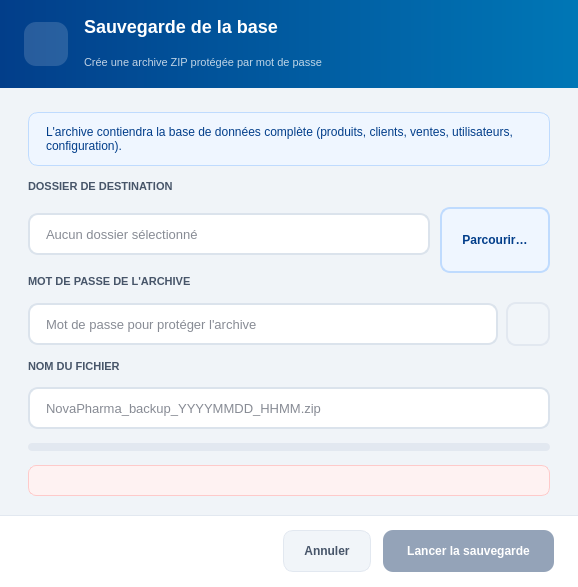
<?xml version="1.0" encoding="UTF-8"?>
<ui version="4.0">
 <class>Setting_save</class>
 <widget class="QDialog" name="Setting_save">
  <property name="geometry">
   <rect>
    <x>0</x>
    <y>0</y>
    <width>578</width>
    <height>587</height>
   </rect>
  </property>
  <property name="minimumSize">
   <size>
    <width>560</width>
    <height>440</height>
   </size>
  </property>
  <property name="windowTitle">
   <string>Sauvegarde — Nova Pharma</string>
  </property>
  <property name="styleSheet">
   <string notr="true">QDialog#Setting_save { background: #f0f4f8; }
QDialog#Setting_save QLabel { background: transparent; }</string>
  </property>
  <layout class="QVBoxLayout" name="mainLayout">
   <property name="spacing">
    <number>0</number>
   </property>
   <property name="leftMargin">
    <number>0</number>
   </property>
   <property name="topMargin">
    <number>0</number>
   </property>
   <property name="rightMargin">
    <number>0</number>
   </property>
   <property name="bottomMargin">
    <number>0</number>
   </property>
   <item>
    <widget class="QFrame" name="header">
     <property name="minimumSize">
      <size>
       <width>0</width>
       <height>88</height>
      </size>
     </property>
     <property name="maximumSize">
      <size>
       <width>16777215</width>
       <height>88</height>
      </size>
     </property>
     <property name="styleSheet">
      <string notr="true">QFrame#header { background: qlineargradient(x1:0, y1:0, x2:1, y2:0, stop:0 #023E8A, stop:1 #0077B6); border: none; }
QFrame#header QLabel { background: transparent; color: #ffffff; }</string>
     </property>
     <layout class="QHBoxLayout" name="headerLayout">
      <property name="spacing">
       <number>16</number>
      </property>
      <property name="leftMargin">
       <number>24</number>
      </property>
      <property name="rightMargin">
       <number>24</number>
      </property>
      <item>
       <widget class="QToolButton" name="lbl_header_icon">
        <property name="minimumSize">
         <size>
          <width>44</width>
          <height>44</height>
         </size>
        </property>
        <property name="maximumSize">
         <size>
          <width>44</width>
          <height>44</height>
         </size>
        </property>
        <property name="styleSheet">
         <string notr="true">QToolButton { background: rgba(255,255,255,0.15); border-radius: 12px; border: none; padding: 11px; }</string>
        </property>
        <property name="icon">
         <iconset resource="../Icon.qrc">
          <normaloff>:/Icon/Icons/save_white.svg</normaloff>:/Icon/Icons/save_white.svg</iconset>
        </property>
        <property name="iconSize">
         <size>
          <width>22</width>
          <height>22</height>
         </size>
        </property>
        <property name="autoRaise">
         <bool>true</bool>
        </property>
       </widget>
      </item>
      <item>
       <layout class="QVBoxLayout" name="headerTitleBox">
        <property name="spacing">
         <number>2</number>
        </property>
        <item>
         <widget class="QLabel" name="lbl_header_title">
          <property name="styleSheet">
           <string notr="true">font-size: 18px; font-weight: 800; color: #ffffff; background: transparent;</string>
          </property>
          <property name="text">
           <string>Sauvegarde de la base</string>
          </property>
         </widget>
        </item>
        <item>
         <widget class="QLabel" name="lbl_header_sub">
          <property name="styleSheet">
           <string notr="true">font-size: 11px; color: rgba(255,255,255,0.75); background: transparent;</string>
          </property>
          <property name="text">
           <string>Crée une archive ZIP protégée par mot de passe</string>
          </property>
         </widget>
        </item>
       </layout>
      </item>
     </layout>
    </widget>
   </item>
   <item>
    <layout class="QVBoxLayout" name="bodyLayout">
     <property name="spacing">
      <number>14</number>
     </property>
     <property name="leftMargin">
      <number>28</number>
     </property>
     <property name="topMargin">
      <number>24</number>
     </property>
     <property name="rightMargin">
      <number>28</number>
     </property>
     <property name="bottomMargin">
      <number>20</number>
     </property>
     <item>
      <widget class="QLabel" name="lbl_info">
       <property name="styleSheet">
        <string notr="true">color: #023E8A; font-size: 12px; background: #eff6ff; border: 1px solid #bfdbfe; border-radius: 10px; padding: 12px 14px;</string>
       </property>
       <property name="text">
        <string>L'archive contiendra la base de données complète (produits, clients, ventes, utilisateurs, configuration).</string>
       </property>
       <property name="wordWrap">
        <bool>true</bool>
       </property>
      </widget>
     </item>
     <item>
      <widget class="QLabel" name="lbl_dossier">
       <property name="styleSheet">
        <string notr="true">color: #475569; font-size: 11px; font-weight: 700;</string>
       </property>
       <property name="text">
        <string>DOSSIER DE DESTINATION</string>
       </property>
      </widget>
     </item>
     <item>
      <layout class="QHBoxLayout" name="folderRow">
       <property name="spacing">
        <number>10</number>
       </property>
       <item>
        <widget class="QLineEdit" name="edit_dossier">
         <property name="minimumSize">
          <size>
           <width>0</width>
           <height>42</height>
          </size>
         </property>
         <property name="styleSheet">
          <string notr="true">QLineEdit { background: #ffffff; border: 1.5px solid #dbe3ec; border-radius: 10px; padding: 10px 14px; font-size: 13px; color: #0f172a; }
QLineEdit:focus { border-color: #0077B6; }</string>
         </property>
         <property name="placeholderText">
          <string>Aucun dossier sélectionné</string>
         </property>
        </widget>
       </item>
       <item>
        <widget class="QPushButton" name="btn_browse">
         <property name="cursor">
          <cursorShape>PointingHandCursor</cursorShape>
         </property>
         <property name="styleSheet">
          <string notr="true">QPushButton { background: #eff6ff; color: #023E8A; border: 1.5px solid #bfdbfe; border-radius: 10px; padding: 10px 20px; font-size: 12px; font-weight: 700; min-height: 42px; }
QPushButton:hover { background: #dbeafe; border-color: #93c5fd; }</string>
         </property>
         <property name="text">
          <string>Parcourir…</string>
         </property>
        </widget>
       </item>
      </layout>
     </item>
     <item>
      <widget class="QLabel" name="lbl_pwd">
       <property name="styleSheet">
        <string notr="true">color: #475569; font-size: 11px; font-weight: 700;</string>
       </property>
       <property name="text">
        <string>MOT DE PASSE DE L'ARCHIVE</string>
       </property>
      </widget>
     </item>
     <item>
      <layout class="QHBoxLayout" name="pwdRow">
       <property name="spacing">
        <number>8</number>
       </property>
       <item>
        <widget class="QLineEdit" name="edit_pwd">
         <property name="minimumSize">
          <size>
           <width>0</width>
           <height>42</height>
          </size>
         </property>
         <property name="styleSheet">
          <string notr="true">QLineEdit { background: #ffffff; border: 1.5px solid #dbe3ec; border-radius: 10px; padding: 10px 14px; font-size: 13px; color: #0f172a; }
QLineEdit:focus { border-color: #0077B6; }</string>
         </property>
         <property name="echoMode">
          <enum>QLineEdit::EchoMode::Password</enum>
         </property>
         <property name="placeholderText">
          <string>Mot de passe pour protéger l'archive</string>
         </property>
        </widget>
       </item>
       <item>
        <widget class="QPushButton" name="btn_toggle_pwd">
         <property name="minimumSize">
          <size>
           <width>44</width>
           <height>44</height>
          </size>
         </property>
         <property name="maximumSize">
          <size>
           <width>44</width>
           <height>44</height>
          </size>
         </property>
         <property name="cursor">
          <cursorShape>PointingHandCursor</cursorShape>
         </property>
         <property name="styleSheet">
          <string notr="true">QPushButton { background: #f1f5f9; border: 1.5px solid #e2e8f0; border-radius: 10px; }
QPushButton:hover { background: #e2e8f0; }</string>
         </property>
         <property name="text">
          <string/>
         </property>
         <property name="icon">
          <iconset resource="../Icon.qrc">
           <normaloff>:/Icon/Icons/eye.svg</normaloff>:/Icon/Icons/eye.svg</iconset>
         </property>
         <property name="iconSize">
          <size>
           <width>18</width>
           <height>18</height>
          </size>
         </property>
        </widget>
       </item>
      </layout>
     </item>
     <item>
      <widget class="QLabel" name="lbl_nom">
       <property name="styleSheet">
        <string notr="true">color: #475569; font-size: 11px; font-weight: 700;</string>
       </property>
       <property name="text">
        <string>NOM DU FICHIER</string>
       </property>
      </widget>
     </item>
     <item>
      <widget class="QLineEdit" name="edit_nom">
       <property name="minimumSize">
        <size>
         <width>0</width>
         <height>42</height>
        </size>
       </property>
       <property name="styleSheet">
        <string notr="true">QLineEdit { background: #ffffff; border: 1.5px solid #dbe3ec; border-radius: 10px; padding: 10px 14px; font-size: 13px; color: #0f172a; }
QLineEdit:focus { border-color: #0077B6; }</string>
       </property>
       <property name="placeholderText">
        <string>NovaPharma_backup_YYYYMMDD_HHMM.zip</string>
       </property>
      </widget>
     </item>
     <item>
      <widget class="QProgressBar" name="progress">
       <property name="minimumSize">
        <size>
         <width>0</width>
         <height>8</height>
        </size>
       </property>
       <property name="maximumSize">
        <size>
         <width>16777215</width>
         <height>8</height>
        </size>
       </property>
       <property name="visible">
        <bool>false</bool>
       </property>
       <property name="styleSheet">
        <string notr="true">QProgressBar { background: #e2e8f0; border: none; border-radius: 4px; }
QProgressBar::chunk { background: qlineargradient(x1:0, y1:0, x2:1, y2:0, stop:0 #0077B6, stop:1 #00B4D8); border-radius: 4px; }</string>
       </property>
       <property name="value">
        <number>0</number>
       </property>
       <property name="textVisible">
        <bool>false</bool>
       </property>
      </widget>
     </item>
     <item>
      <widget class="QLabel" name="lbl_error">
       <property name="visible">
        <bool>false</bool>
       </property>
       <property name="styleSheet">
        <string notr="true">color: #DC2626; font-size: 11px; font-weight: 600; background: #fef2f2; border: 1px solid #fecaca; border-radius: 8px; padding: 8px 12px;</string>
       </property>
       <property name="text">
        <string/>
       </property>
       <property name="wordWrap">
        <bool>true</bool>
       </property>
      </widget>
     </item>
     <item>
      <spacer name="bodySpacer">
       <property name="orientation">
        <enum>Qt::Orientation::Vertical</enum>
       </property>
       <property name="sizeHint" stdset="0">
        <size>
         <width>20</width>
         <height>20</height>
        </size>
       </property>
      </spacer>
     </item>
    </layout>
   </item>
   <item>
    <widget class="QFrame" name="footer">
     <property name="minimumSize">
      <size>
       <width>0</width>
       <height>72</height>
      </size>
     </property>
     <property name="maximumSize">
      <size>
       <width>16777215</width>
       <height>72</height>
      </size>
     </property>
     <property name="styleSheet">
      <string notr="true">QFrame#footer { background: #ffffff; border-top: 1px solid #e2e8f0; }</string>
     </property>
     <layout class="QHBoxLayout" name="footerLayout">
      <property name="spacing">
       <number>12</number>
      </property>
      <property name="leftMargin">
       <number>24</number>
      </property>
      <property name="rightMargin">
       <number>24</number>
      </property>
      <item>
       <spacer name="footerSpacer">
        <property name="orientation">
         <enum>Qt::Orientation::Horizontal</enum>
        </property>
        <property name="sizeHint" stdset="0">
         <size>
          <width>40</width>
          <height>20</height>
         </size>
        </property>
       </spacer>
      </item>
      <item>
       <widget class="QPushButton" name="btn_cancel">
        <property name="minimumSize">
         <size>
          <width>0</width>
          <height>42</height>
         </size>
        </property>
        <property name="cursor">
         <cursorShape>PointingHandCursor</cursorShape>
        </property>
        <property name="styleSheet">
         <string notr="true">QPushButton { background: #f1f5f9; color: #475569; border: 1px solid #e2e8f0; border-radius: 10px; font-size: 12px; font-weight: 700; padding: 0 20px; }
QPushButton:hover { background: #e2e8f0; }</string>
        </property>
        <property name="text">
         <string>Annuler</string>
        </property>
       </widget>
      </item>
      <item>
       <widget class="QPushButton" name="btn_save">
        <property name="enabled">
         <bool>false</bool>
        </property>
        <property name="minimumSize">
         <size>
          <width>0</width>
          <height>42</height>
         </size>
        </property>
        <property name="cursor">
         <cursorShape>PointingHandCursor</cursorShape>
        </property>
        <property name="styleSheet">
         <string notr="true">QPushButton { background: #023E8A; color: #ffffff; border: none; border-radius: 10px; font-size: 12px; font-weight: 800; padding: 0 24px; }
QPushButton:hover { background: #0077B6; }
QPushButton:disabled { background: #94a3b8; }</string>
        </property>
        <property name="text">
         <string>Lancer la sauvegarde</string>
        </property>
       </widget>
      </item>
     </layout>
    </widget>
   </item>
  </layout>
 </widget>
 <resources>
  <include location="../Icon.qrc"/>
 </resources>
 <connections/>
</ui>
